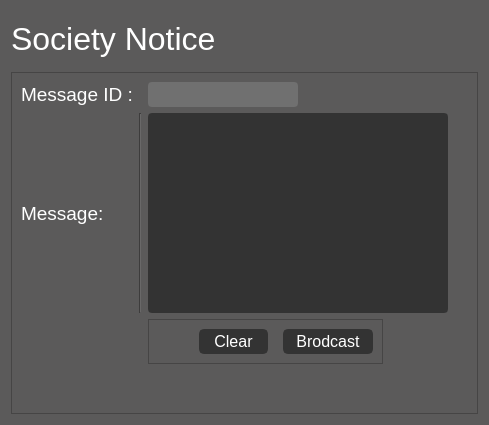
               <widget class="QWidget" name="page_society_notice">
                <property name="styleSheet">
                 <string notr="true">background:rgb(91,90,90);</string>
                </property>
                <layout class="QGridLayout" name="gridLayout_11">
                 <item row="0" column="0">
                  <widget class="QLabel" name="lab_cloud_main">
                   <property name="minimumSize">
                    <size>
                     <width>0</width>
                     <height>55</height>
                    </size>
                   </property>
                   <property name="maximumSize">
                    <size>
                     <width>16777215</width>
                     <height>55</height>
                    </size>
                   </property>
                   <property name="font">
                    <font>
                     <family>Segoe UI</family>
                     <pointsize>24</pointsize>
                    </font>
                   </property>
                   <property name="styleSheet">
                    <string notr="true">QLabel {
	color:rgb(255,255,255);
}</string>
                   </property>
                   <property name="text">
                    <string>Society Notice</string>
                   </property>
                  </widget>
                 </item>
                 <item row="1" column="0">
                  <widget class="QFrame" name="frame_2">
                   <property name="enabled">
                    <bool>true</bool>
                   </property>
                   <property name="minimumSize">
                    <size>
                     <width>0</width>
                     <height>235</height>
                    </size>
                   </property>
                   <property name="font">
                    <font>
                     <family>Segoe UI</family>
                     <pointsize>12</pointsize>
                    </font>
                   </property>
                   <property name="frameShape">
                    <enum>QFrame::StyledPanel</enum>
                   </property>
                   <property name="frameShadow">
                    <enum>QFrame::Raised</enum>
                   </property>
                   <layout class="QGridLayout" name="gridLayout_2">
                    <item row="3" column="3">
                     <widget class="QFrame" name="frame_5">
                      <property name="frameShape">
                       <enum>QFrame::StyledPanel</enum>
                      </property>
                      <property name="frameShadow">
                       <enum>QFrame::Raised</enum>
                      </property>
                      <layout class="QGridLayout" name="gridLayout_9">
                       <property name="leftMargin">
                        <number>50</number>
                       </property>
                       <property name="horizontalSpacing">
                        <number>15</number>
                       </property>
                       <item row="0" column="0">
                        <widget class="QPushButton" name="wh_clear_btn">
                         <property name="minimumSize">
                          <size>
                           <width>69</width>
                           <height>25</height>
                          </size>
                         </property>
                         <property name="maximumSize">
                          <size>
                           <width>69</width>
                           <height>25</height>
                          </size>
                         </property>
                         <property name="font">
                          <font>
                           <family>Segoe UI</family>
                           <pointsize>12</pointsize>
                          </font>
                         </property>
                         <property name="styleSheet">
                          <string notr="true">QPushButton {
	border: 2px solid rgb(51,51,51);
	border-radius: 5px;	
	color:rgb(255,255,255);
	background-color: rgb(51,51,51);
}
QPushButton:hover {
	border: 2px solid rgb(0,143,150);
	background-color: rgb(0,143,150);
}
QPushButton:pressed {	
	border: 2px solid rgb(0,143,150);
	background-color: rgb(51,51,51);
}

QPushButton:disabled {	
	border-radius: 5px;	
	border: 2px solid rgb(112,112,112);
	background-color: rgb(112,112,112);
}</string>
                         </property>
                         <property name="text">
                          <string>Clear</string>
                         </property>
                        </widget>
                       </item>
                       <item row="0" column="1">
                        <widget class="QPushButton" name="wh_send_btn">
                         <property name="enabled">
                          <bool>true</bool>
                         </property>
                         <property name="minimumSize">
                          <size>
                           <width>90</width>
                           <height>25</height>
                          </size>
                         </property>
                         <property name="maximumSize">
                          <size>
                           <width>80</width>
                           <height>25</height>
                          </size>
                         </property>
                         <property name="font">
                          <font>
                           <family>Segoe UI</family>
                           <pointsize>12</pointsize>
                          </font>
                         </property>
                         <property name="styleSheet">
                          <string notr="true">QPushButton {
	border: 2px solid rgb(51,51,51);
	border-radius: 5px;	
	color:rgb(255,255,255);
	background-color: rgb(51,51,51);
}
QPushButton:hover {
	border: 2px solid rgb(0,143,150);
	background-color: rgb(0,143,150);
}
QPushButton:pressed {	
	border: 2px solid rgb(0,143,150);
	background-color: rgb(51,51,51);
}

QPushButton:disabled {	
	border-radius: 5px;	
	border: 2px solid rgb(112,112,112);
	background-color: rgb(112,112,112);
}</string>
                         </property>
                         <property name="text">
                          <string>Brodcast</string>
                         </property>
                        </widget>
                       </item>
                      </layout>
                     </widget>
                    </item>
                    <item row="2" column="0">
                     <widget class="QLabel" name="label_15">
                      <property name="minimumSize">
                       <size>
                        <width>100</width>
                        <height>0</height>
                       </size>
                      </property>
                      <property name="font">
                       <font>
                        <family>Segoe UI</family>
                        <pointsize>14</pointsize>
                       </font>
                      </property>
                      <property name="styleSheet">
                       <string notr="true">color:rgb(255,255,255);</string>
                      </property>
                      <property name="text">
                       <string>Message:</string>
                      </property>
                     </widget>
                    </item>
                    <item row="0" column="3">
                     <widget class="QLineEdit" name="wh_msg_id_txt">
                      <property name="enabled">
                       <bool>false</bool>
                      </property>
                      <property name="minimumSize">
                       <size>
                        <width>150</width>
                        <height>25</height>
                       </size>
                      </property>
                      <property name="maximumSize">
                       <size>
                        <width>100</width>
                        <height>25</height>
                       </size>
                      </property>
                      <property name="font">
                       <font>
                        <family>Segoe UI Light</family>
                        <pointsize>12</pointsize>
                       </font>
                      </property>
                      <property name="styleSheet">
                       <string notr="true">QLineEdit {
	color:rgb(255,255,255);
	border:2px solid rgb(51,51,51);
	border-radius:4px;
	background:rgb(51,51,51);
}

QLineEdit:disabled {
	color:rgb(255,255,255);
	border:2px solid rgb(112,112,112);
	border-radius:4px;
	background:rgb(112,112,112);
}</string>
                      </property>
                     </widget>
                    </item>
                    <item row="0" column="0">
                     <widget class="QLabel" name="label_2">
                      <property name="minimumSize">
                       <size>
                        <width>100</width>
                        <height>0</height>
                       </size>
                      </property>
                      <property name="font">
                       <font>
                        <family>Segoe UI</family>
                        <pointsize>14</pointsize>
                       </font>
                      </property>
                      <property name="styleSheet">
                       <string notr="true">color:rgb(255,255,255);</string>
                      </property>
                      <property name="text">
                       <string>Message ID :</string>
                      </property>
                     </widget>
                    </item>
                    <item row="2" column="3" colspan="2">
                     <widget class="QPlainTextEdit" name="wh_msg_txt">
                      <property name="minimumSize">
                       <size>
                        <width>300</width>
                        <height>200</height>
                       </size>
                      </property>
                      <property name="maximumSize">
                       <size>
                        <width>300</width>
                        <height>280</height>
                       </size>
                      </property>
                      <property name="font">
                       <font>
                        <family>Segoe UI Light</family>
                        <pointsize>12</pointsize>
                       </font>
                      </property>
                      <property name="styleSheet">
                       <string notr="true">QPlainTextEdit {
	color:rgb(255,255,255);
	border:2px solid rgb(51,51,51);
	border-radius:4px;
	background:rgb(51,51,51);
}

QPlainTextEdit:disabled {
	color:rgb(255,255,255);
	border:2px solid rgb(112,112,112);
	border-radius:4px;
	background:rgb(112,112,112);
}</string>
                      </property>
                     </widget>
                    </item>
                    <item row="2" column="5">
                     <spacer name="horizontalSpacer_2">
                      <property name="orientation">
                       <enum>Qt::Horizontal</enum>
                      </property>
                      <property name="sizeHint" stdset="0">
                       <size>
                        <width>20</width>
                        <height>10</height>
                       </size>
                      </property>
                     </spacer>
                    </item>
                    <item row="2" column="1">
                     <widget class="Line" name="vert_divide_2">
                      <property name="maximumSize">
                       <size>
                        <width>100</width>
                        <height>290</height>
                       </size>
                      </property>
                      <property name="orientation">
                       <enum>Qt::Vertical</enum>
                      </property>
                     </widget>
                    </item>
                    <item row="4" column="3">
                     <spacer name="verticalSpacer_2">
                      <property name="orientation">
                       <enum>Qt::Vertical</enum>
                      </property>
                      <property name="sizeHint" stdset="0">
                       <size>
                        <width>20</width>
                        <height>40</height>
                       </size>
                      </property>
                     </spacer>
                    </item>
                   </layout>
                  </widget>
                 </item>
                </layout>
               </widget>
